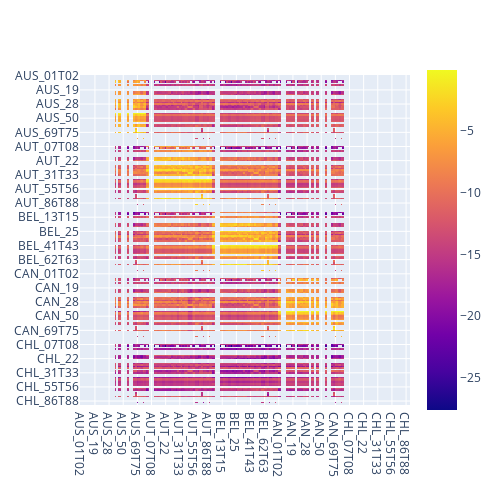

Notebook source saved alongside this figure:
### Code cell
international_matrix_df2 = pd.DataFrame(international_matrix2)
# international_matrix_df2 = pd.DataFrame(np.log(international_matrix2))
international_matrix_df2.index = country_sector_names
international_matrix_df2.columns = country_sector_names 

international_matrix_df2 = international_matrix_df2 / international_matrix_df2.sum()
international_matrix_df2 = np.log(international_matrix_df2)

px.imshow(international_matrix_df2, width=500, height=500)

### Figure 1 — Plotly figure (JSON) as saved in the notebook; plotly's stock layout.template omitted (floating-point values rounded to 4 significant figures; data arrays with more than 128 entries replaced by an {"elided": "..."} marker saying what was removed)
{"data": [{"coloraxis": "coloraxis", "hovertemplate": "x: %{x}<br>y: %{y}<br>color: %{z}<extra></extra>", "name": "0", "type": "heatmap", "x": {"elided": "210 str values"}, "xaxis": "x", "y": {"elided": "210 str values"}, "yaxis": "y", "z": {"elided": "210x210 float values"}}], "layout": {"coloraxis": {"colorscale": [[0, "#0d0887"], [0.1111, "#46039f"], [0.2222, "#7201a8"], [0.3333, "#9c179e"], [0.4444, "#bd3786"], [0.5556, "#d8576b"], [0.6667, "#ed7953"], [0.7778, "#fb9f3a"], [0.8889, "#fdca26"], [1, "#f0f921"]]}, "height": 500, "margin": {"t": 60}, "width": 500, "xaxis": {"anchor": "y", "constrain": "domain", "domain": [0, 1], "scaleanchor": "y"}, "yaxis": {"anchor": "x", "autorange": "reversed", "constrain": "domain", "domain": [0, 1]}}}
